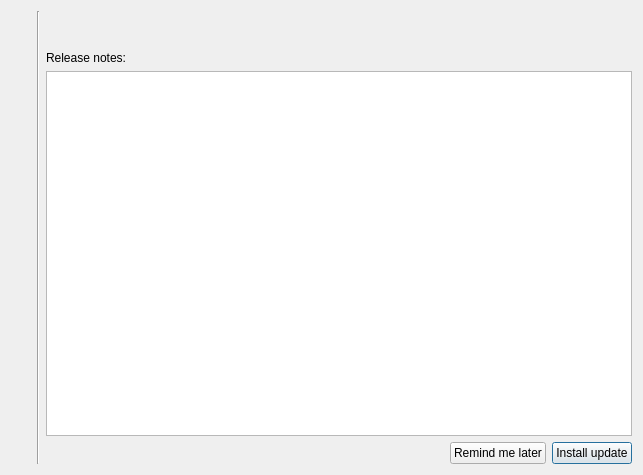
<?xml version="1.0" encoding="UTF-8"?>
<ui version="4.0">
 <class>UpdateDialog</class>
 <widget class="QDialog" name="UpdateDialog">
  <property name="geometry">
   <rect>
    <x>0</x>
    <y>0</y>
    <width>643</width>
    <height>475</height>
   </rect>
  </property>
  <property name="windowTitle">
   <string>Software Update</string>
  </property>
  <layout class="QHBoxLayout" name="horizontalLayout_2">
   <item>
    <layout class="QVBoxLayout" name="verticalLayout_2">
     <item>
      <widget class="QLabel" name="icon"/>
     </item>
     <item>
      <spacer name="verticalSpacer">
       <property name="orientation">
        <enum>Qt::Orientation::Vertical</enum>
       </property>
       <property name="sizeHint" stdset="0">
        <size>
         <width>20</width>
         <height>40</height>
        </size>
       </property>
      </spacer>
     </item>
    </layout>
   </item>
   <item>
    <widget class="Line" name="line">
     <property name="orientation">
      <enum>Qt::Orientation::Vertical</enum>
     </property>
    </widget>
   </item>
   <item>
    <layout class="QVBoxLayout" name="verticalLayout">
     <item>
      <widget class="QLabel" name="title">
       <property name="wordWrap">
        <bool>true</bool>
       </property>
      </widget>
     </item>
     <item>
      <widget class="QLabel" name="summary"/>
     </item>
     <item>
      <widget class="QLabel" name="release_notes_label">
       <property name="text">
        <string>Release notes:</string>
       </property>
      </widget>
     </item>
     <item>
      <widget class="QTextBrowser" name="release_notes"/>
     </item>
     <item>
      <layout class="QHBoxLayout" name="horizontalLayout">
       <item>
        <spacer name="horizontalSpacer">
         <property name="orientation">
          <enum>Qt::Orientation::Horizontal</enum>
         </property>
         <property name="sizeHint" stdset="0">
          <size>
           <width>40</width>
           <height>20</height>
          </size>
         </property>
        </spacer>
       </item>
       <item>
        <widget class="QPushButton" name="later">
         <property name="text">
          <string>Remind me later</string>
         </property>
        </widget>
       </item>
       <item>
        <widget class="QPushButton" name="install">
         <property name="text">
          <string>Install update</string>
         </property>
         <property name="default">
          <bool>true</bool>
         </property>
        </widget>
       </item>
      </layout>
     </item>
    </layout>
   </item>
  </layout>
 </widget>
 <resources/>
 <connections/>
</ui>
